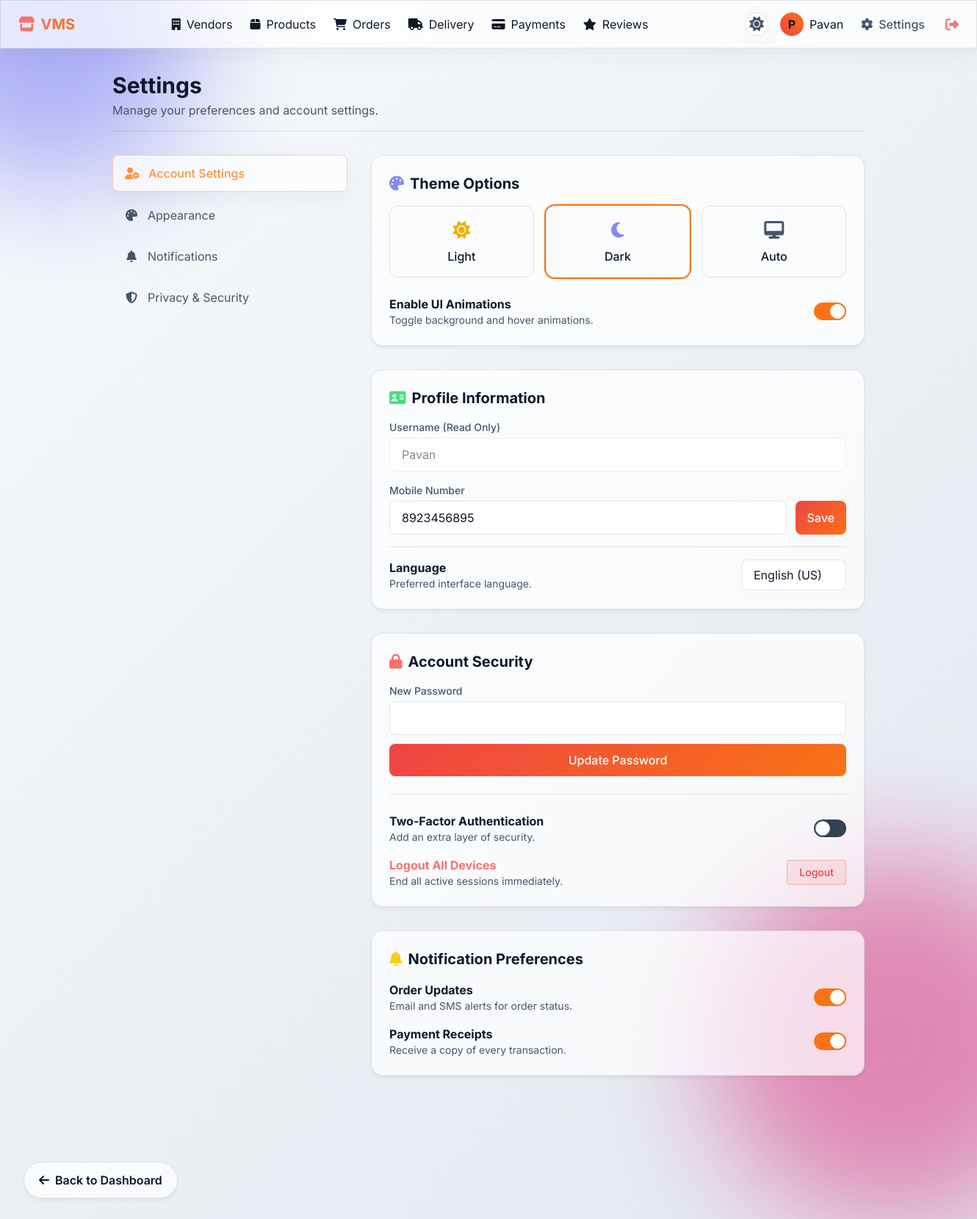
Page /settings (signed in) on the committed database.
### tables this page shows
CREATE TABLE users(
    id INTEGER PRIMARY KEY AUTOINCREMENT,
    username TEXT UNIQUE,
    password TEXT,
    role TEXT,
    mobile TEXT
);

### app.py (the view, shortened to what this page needs)
@app.route('/settings', methods=['GET', 'POST'])
def settings():
    if 'user' not in session:
        return redirect('/login')
    conn = get_db()
    user = conn.execute("SELECT * FROM users WHERE username=?", (session['user'],)).fetchone()
    return render_template('settings.html', user=user)

### app.py (called while the page is built)
def get_db():
    conn = sqlite3.connect("vendor.db")
    conn.row_factory = sqlite3.Row
    return conn

### templates/settings.html (shortened to what this page needs)
{% extends "base.html" %}
{% block content %}
<div class="fade-in max-w-5xl mx-auto">
    <div class="flex justify-between items-center mb-8 border-b border-glass pb-4">
        <div>
            <h1 class="text-3xl font-bold text-main">Settings</h1>
            <p class="text-muted mt-1">Manage your preferences and account settings.</p>
        </div>
    </div>
    <div class="grid grid-cols-1 md:grid-cols-3 gap-8">
        <div class="md:col-span-1 space-y-2">
            <button class="w-full text-left px-4 py-3 rounded-lg glass-panel font-medium text-orange-400 border border-orange-500/30 flex items-center gap-3">
                <i class="fa-solid fa-user-gear w-5 text-center"></i> Account Settings
            </button>
            <button class="w-full text-left px-4 py-3 rounded-lg hover:bg-overlay text-muted hover:text-main transition-colors flex items-center gap-3">
                <i class="fa-solid fa-palette w-5 text-center"></i> Appearance
            </button>
            <button class="w-full text-left px-4 py-3 rounded-lg hover:bg-overlay text-muted hover:text-main transition-colors flex items-center gap-3">
                <i class="fa-solid fa-bell w-5 text-center"></i> Notifications
            </button>
            <button class="w-full text-left px-4 py-3 rounded-lg hover:bg-overlay text-muted hover:text-main transition-colors flex items-center gap-3">
                <i class="fa-solid fa-shield-halved w-5 text-center"></i> Privacy & Security
            </button>
        </div>
        <div class="md:col-span-2 space-y-8">
            <div class="glass-card p-6">
                <h3 class="text-xl font-bold text-main mb-4 flex items-center gap-2"><i class="fa-solid fa-palette text-indigo-400"></i> Theme Options</h3>
                <div class="grid grid-cols-3 gap-4">
                    <button onclick="setThemeOption('light')" id="theme-btn-light" class="p-4 rounded-xl border border-glass flex flex-col items-center gap-2 hover:border-orange-500/50 transition-colors">
                        <i class="fa-solid fa-sun text-2xl text-yellow-500"></i>
                        <span class="font-medium text-main">Light</span>
                    </button>
                    <button onclick="setThemeOption('dark')" id="theme-btn-dark" class="p-4 rounded-xl border border-glass flex flex-col items-center gap-2 hover:border-orange-500/50 transition-colors">
                        <i class="fa-solid fa-moon text-2xl text-indigo-400"></i>
                        <span class="font-medium text-main">Dark</span>
                    </button>
                    <button onclick="setThemeOption('auto')" id="theme-btn-auto" class="p-4 rounded-xl border border-glass flex flex-col items-center gap-2 hover:border-orange-500/50 transition-colors">
                        <i class="fa-solid fa-desktop text-2xl text-muted"></i>
                        <span class="font-medium text-main">Auto</span>
                    </button>
                </div>
                <div class="mt-6 flex items-center justify-between">
                    <div>
                        <h4 class="font-bold text-main">Enable UI Animations</h4>
                        <p class="text-sm text-muted">Toggle background and hover animations.</p>
                    </div>
                    <label class="relative inline-flex items-center cursor-pointer">
                        <div class="w-11 h-6 bg-slate-700 peer-focus:outline-none rounded-full peer peer-checked:after:translate-x-full peer-checked:after:border-white after:content-[''] after:absolute after:top-[2px] after:left-[2px] after:bg-white after:border-gray-300 after:border after:rounded-full after:h-5 after:w-5 after:transition-all peer-checked:bg-orange-500"></div>
                    </label>
                </div>
            </div>
            <div class="glass-card p-6">
                <h3 class="text-xl font-bold text-main mb-4 flex items-center gap-2"><i class="fa-solid fa-address-card text-green-400"></i> Profile Information</h3>
                <div class="mb-4">
                    <label class="block text-sm font-medium text-muted mb-1">Username (Read Only)</label>
                    <input type="text" value="{{ user['username'] }}" disabled class="w-full glass-input px-4 py-2.5 rounded-lg opacity-50 cursor-not-allowed">
                </div>
                <form method="POST" action="/settings" class="mb-4">
                    <label class="block text-sm font-medium text-muted mb-1">Mobile Number</label>
                    <div class="flex gap-3">
                        <input type="text" name="mobile" value="{{ user['mobile'] }}" class="w-full glass-input px-4 py-2.5 rounded-lg focus:outline-none focus:ring-2 focus:ring-orange-500/50">
                        <button type="submit" class="btn-glow px-4 py-2.5 rounded-lg font-medium whitespace-nowrap">Save</button>
                    </div>
                </form>
                <div class="flex items-center justify-between border-t border-glass pt-4 mt-4">
                    <div>
                        <h4 class="font-bold text-main">Language</h4>
                        <p class="text-sm text-muted">Preferred interface language.</p>
                    </div>
                    <select class="glass-input px-4 py-2 rounded-lg text-main focus:outline-none focus:ring-2 focus:ring-orange-500/50 appearance-none pr-8">
                        <option>English (US)</option>
                    </select>
                </div>
            </div>
            <div class="glass-card p-6">
                <h3 class="text-xl font-bold text-main mb-4 flex items-center gap-2"><i class="fa-solid fa-lock text-red-400"></i> Account Security</h3>
                <form method="POST" action="/settings" class="mb-6 border-b border-glass pb-6">
                    <div class="mb-3">
                        <label class="block text-sm font-medium text-muted mb-1">New Password</label>
                        <input type="password" name="new_password" required class="w-full glass-input px-4 py-2.5 rounded-lg focus:outline-none focus:ring-2 focus:ring-orange-500/50">
                    </div>
                    <button type="submit" class="btn-glow w-full py-2.5 rounded-lg font-medium">Update Password</button>
                </form>
                <div class="space-y-4">
                    <div class="flex items-center justify-between">
                        <div>
                            <h4 class="font-bold text-main">Two-Factor Authentication</h4>
                            <p class="text-sm text-muted">Add an extra layer of security.</p>
                        </div>
                        <label class="relative inline-flex items-center cursor-pointer">
                            <div class="w-11 h-6 bg-slate-700 peer-focus:outline-none rounded-full peer peer-checked:after:translate-x-full peer-checked:after:border-white after:content-[''] after:absolute after:top-[2px] after:left-[2px] after:bg-white after:border-gray-300 after:border after:rounded-full after:h-5 after:w-5 after:transition-all peer-checked:bg-orange-500"></div>
                        </label>
                    </div>
                    <div class="flex items-center justify-between">
                        <div>
                            <h4 class="font-bold text-red-400">Logout All Devices</h4>
                            <p class="text-sm text-muted">End all active sessions immediately.</p>
                        </div>
                        <button class="px-4 py-1.5 rounded bg-red-500/10 text-red-500 border border-red-500/30 hover:bg-red-500/20 transition-colors text-sm font-medium">Logout</button>
                    </div>
                </div>
            </div>
            <div class="glass-card p-6">
                <h3 class="text-xl font-bold text-main mb-4 flex items-center gap-2"><i class="fa-solid fa-bell text-yellow-400"></i> Notification Preferences</h3>
                <div class="space-y-4">
                    <div class="flex items-center justify-between">
                        <div>
                            <h4 class="font-bold text-main">Order Updates</h4>
                            <p class="text-sm text-muted">Email and SMS alerts for order status.</p>
                        </div>
                        <label class="relative inline-flex items-center cursor-pointer">
                            <div class="w-11 h-6 bg-slate-700 peer-focus:outline-none rounded-full peer peer-checked:after:translate-x-full peer-checked:after:border-white after:content-[''] after:absolute after:top-[2px] after:left-[2px] after:bg-white after:border-gray-300 after:border after:rounded-full after:h-5 after:w-5 after:transition-all peer-checked:bg-orange-500"></div>
                        </label>
                    </div>
                    <div class="flex items-center justify-between">
                        <div>
                            <h4 class="font-bold text-main">Payment Receipts</h4>
                            <p class="text-sm text-muted">Receive a copy of every transaction.</p>
                        </div>
                        <label class="relative inline-flex items-center cursor-pointer">
                            <div class="w-11 h-6 bg-slate-700 peer-focus:outline-none rounded-full peer peer-checked:after:translate-x-full peer-checked:after:border-white after:content-[''] after:absolute after:top-[2px] after:left-[2px] after:bg-white after:border-gray-300 after:border after:rounded-full after:h-5 after:w-5 after:transition-all peer-checked:bg-orange-500"></div>
                        </label>
                    </div>
                </div>
            </div>
        </div>
    </div>
</div>
{% endblock %}

### templates/base.html (shortened to what this page needs)
<!DOCTYPE html>
<html lang="en">
<head>
    <link rel="stylesheet" href="https://cdnjs.cloudflare.com/ajax/libs/font-awesome/6.4.0/css/all.min.css">
    <script src="https://cdn.tailwindcss.com"></script>
    <link rel="stylesheet" href="{{ url_for('static', filename='css/style.css') }}">
</head>
<body class="antialiased relative">
    <div class="bg-shape bg-shape-1"></div>
    {% if session.get('user') %}
    <nav class="glass-panel sticky top-0 z-50 px-6 py-4 flex justify-between items-center mb-8">
        <div class="flex items-center gap-4">
            <a href="/dashboard" class="text-xl font-bold bg-clip-text text-transparent bg-gradient-to-r from-red-400 to-orange-500">
                <i class="fa-solid fa-store mr-2"></i>VMS
            </a>
        </div>
        <div class="hidden md:flex items-center gap-6">
            {% if session['role'] == 'customer' %}
                <a href="/vendors" class="hover:text-orange-400 transition-colors"><i class="fa-solid fa-building mr-2"></i>Vendors</a>
            {% endif %}
            <a href="/products" class="hover:text-orange-400 transition-colors"><i class="fa-solid fa-box mr-2"></i>Products</a>
            <a href="/orders" class="hover:text-orange-400 transition-colors"><i class="fa-solid fa-cart-shopping mr-2"></i>Orders</a>
            <a href="/delivery" class="hover:text-orange-400 transition-colors"><i class="fa-solid fa-truck mr-2"></i>Delivery</a>
            <a href="/payments" class="hover:text-orange-400 transition-colors"><i class="fa-solid fa-credit-card mr-2"></i>Payments</a>
            <a href="/reviews" class="hover:text-orange-400 transition-colors"><i class="fa-solid fa-star mr-2"></i>Reviews</a>
        </div>
        <div class="flex items-center gap-4">
            <button id="theme-toggle" class="text-xl text-muted hover:text-orange-400 transition-colors w-8 h-8 flex items-center justify-center rounded-full glass-panel" title="Toggle Theme">
                <i class="fa-solid fa-sun light-icon hidden"></i>
            </button>
            <a href="/profile" class="flex items-center gap-2 hover:text-orange-400 transition-colors">
                <div class="w-8 h-8 rounded-full bg-gradient-to-tr from-red-500 to-orange-500 flex items-center justify-center text-main font-bold">
                    {{ session['user'][0]|upper }}
                </div>
                <span class="hidden sm:inline text-main">{{ session['user'] }}</span>
            </a>
            <a href="/settings" class="flex items-center gap-2 text-muted hover:text-orange-400 transition-colors ml-2 font-medium"><i class="fa-solid fa-gear"></i><span class="hidden sm:inline">Settings</span></a>
            <a href="/logout" class="text-red-400 hover:text-red-300 transition-colors ml-3" title="Logout"><i class="fa-solid fa-right-from-bracket text-lg"></i></a>
        </div>
    </nav>
    {% endif %}
    <main class="container mx-auto px-4 pb-12 min-h-[80vh]">
        {% block content %}{% endblock %}
    </main>
    {% if session.get('user') and request.path != '/dashboard' %}
    <a href="/dashboard" class="btn-floating-dash">
        <i class="fa-solid fa-arrow-left"></i>
        <span class="hidden sm:inline">Back to Dashboard</span>
    </a>
    {% endif %}
</body>
</html>

### rows in the picture
users: user "Pavan", username "Pavan", mobile "8923456895"

### other values in the picture
{{ session['user'][0]|upper }} "P"
